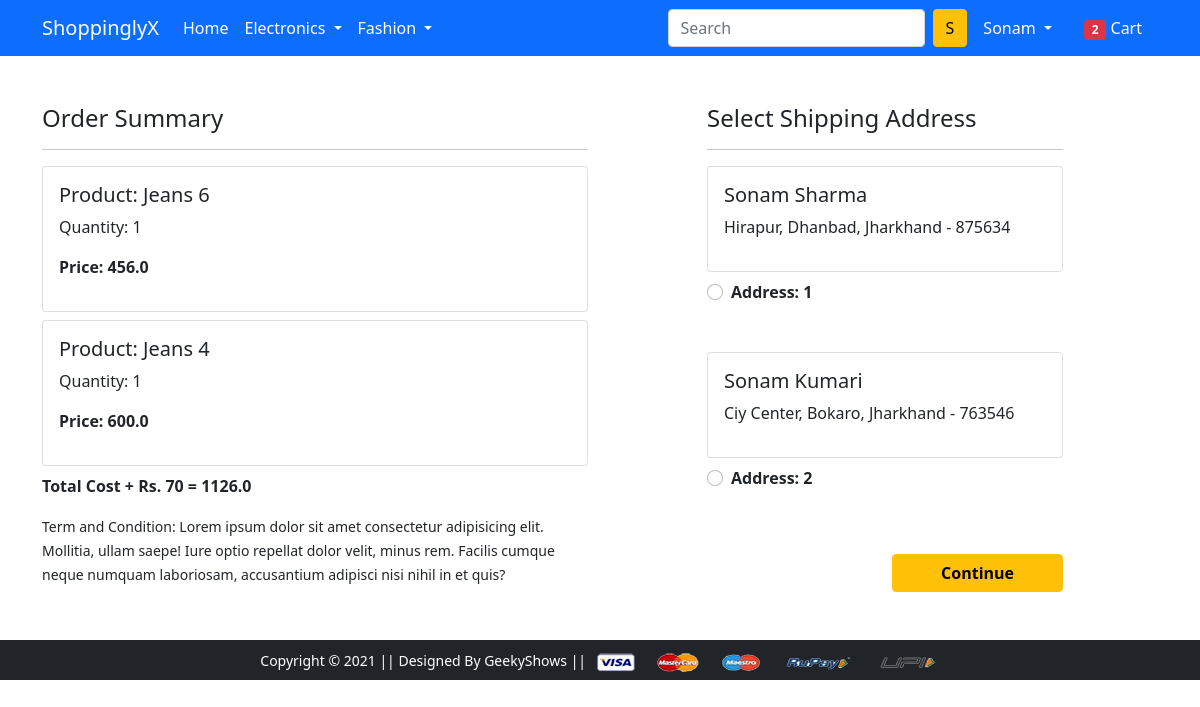
Page /checkout/ (signed in) on the earlier database version.
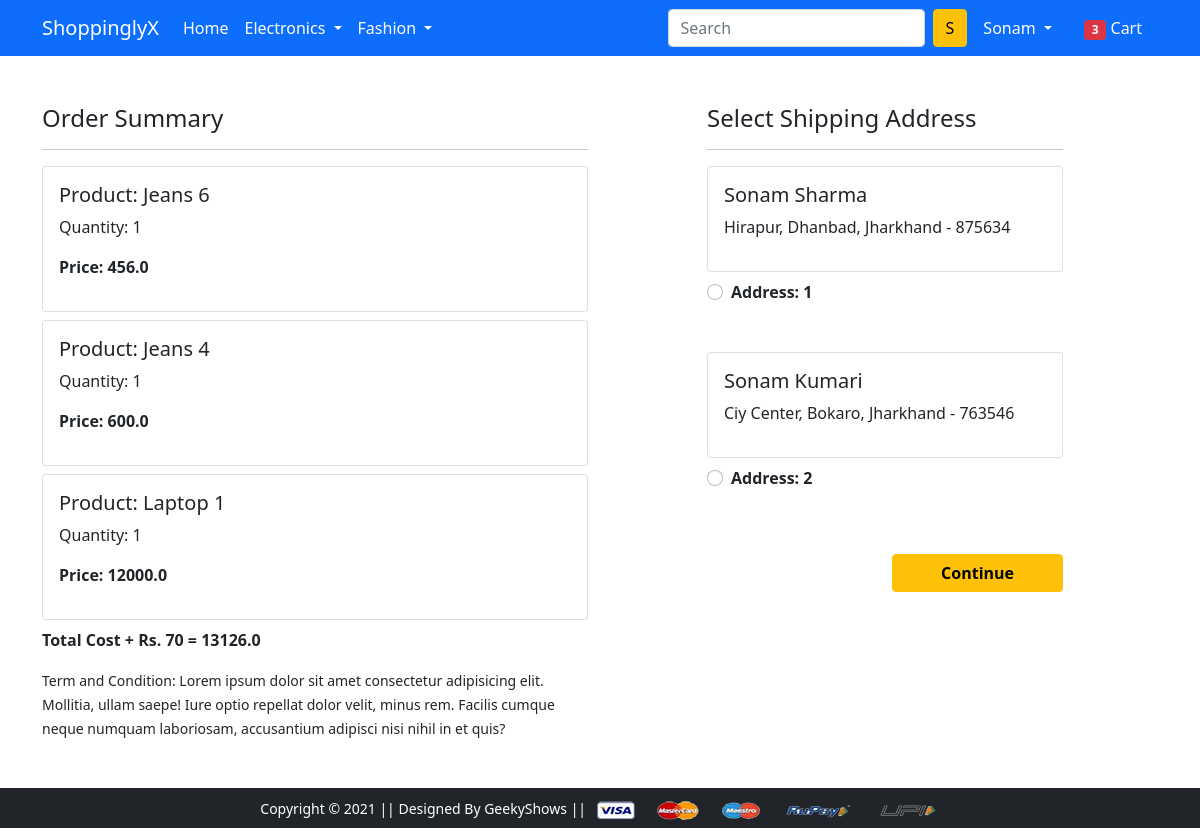
Same page on the later database version.
### app/models.py (models this page shows, shortened)
class Cart(models.Model):
    user=models.ForeignKey(User,on_delete=models.CASCADE)
    product=models.ForeignKey(Product,on_delete=models.CASCADE)
    quantity=models.PositiveIntegerField(default=1)
    @property
    def total_cost(self):
        return self.quantity*self.product.discounted_price

class Product(models.Model):
    title=models.CharField(max_length=100)
    selling_price=models.FloatField()
    discounted_price=models.FloatField()
    description=models.TextField()
    brand=models.CharField(max_length=100)
    category=models.CharField(choices=CATEGORY_CHOICES,max_length=2)
    product_image=models.ImageField(upload_to='productimg')

class Customer(models.Model):
    user=models.ForeignKey(User,on_delete=models.CASCADE)
    name=models.CharField(max_length=200)
    locality=models.CharField(max_length=200)
    city=models.CharField(max_length=50)
    zipcode=models.IntegerField()
    state=models.CharField(choices=STATE_CHOICES,max_length=50)

### app/views.py (the view)
# urls.py: path('checkout/', views.checkout, name='checkout'),
@login_required
def checkout(request):
    user=request.user
    add=Customer.objects.filter(user=user)
    cart_items=Cart.objects.filter(user=user)
    amount=0.0
    shipping_amount=70.0
    totalamount=0.0
    cart_product=[p for p in Cart.objects.all() if p.user==request.user]
    if cart_product:
        for p in cart_product:
            tempamount=(p.quantity*p.product.discounted_price)
            amount+=tempamount
        totalamount=amount+shipping_amount
    totalitem=len(Cart.objects.filter(user=request.user))
    return render(request, 'app/checkout.html',{'add':add,'totalamount':totalamount,'cart_items':cart_items,'totalitem':totalitem})

### app/templates/app/checkout.html (shortened to what this page needs)
{% extends 'app/base.html' %}
{% load static %}
{% block main-content %}
<div class="container">
  <div class="row mt-5">
    <div class="col-sm-6">
      <h4>Order Summary</h4>
      <hr>
      {% for item in cart_items %}
      <div class="card mb-2">
        <div class="card-body">
          <h5>Product: {{item.product.title}}</h5>
          <p>Quantity: {{item.quantity}}</p>
          <p class="fw-bold">Price: {{item.total_cost}}</p>
        </div>
      </div>
      {% endfor %}
      <p class="fw-bold">Total Cost + Rs. 70 = {{totalamount}}</p>
      <small>Term and Condition: Lorem ipsum dolor sit amet consectetur adipisicing elit. Mollitia, ullam saepe! Iure
        optio repellat dolor velit, minus rem. Facilis cumque neque numquam laboriosam, accusantium adipisci nisi nihil
        in et quis?</small>
    </div>
    <div class="col-sm-4 offset-sm-1">
      <h4>Select Shipping Address</h4>
      <hr>
      <form action="/paymentdone">
        {% for ad in add %}
        <div class="card">
          <div class="card-body">
            <h5>{{ad.name}}</h5>
            <p>{{ad.locality}}, {{ad.city}}, {{ad.state}} - {{ad.zipcode}}</p>
          </div>
        </div>
        <div class="form-check mt-2 mb-5">
          <input class="form-check-input" type="radio" name="custid" id="custadd{{forloop.counter}}" value="{{ad.id}}">
          <label class="form-check-label fw-bold" for="custadd{{forloop.counter}}">
            Address: {{forloop.counter}} </label>
        </div>
        {% endfor %}
        <div class="text-end">
          <button type="submit" class="btn btn-warning mt-3 px-5 fw-bold">Continue</button>
        </div>
      </form>
    </div>
  </div>
</div>
{% endblock main-content %}

### app/templates/app/base.html (shortened to what this page needs)
<!doctype html>
{% load static %}
<html lang="en">
  <head>
    <link href="https://cdn.jsdelivr.net/npm/bootstrap@5.0.0-beta1/dist/css/bootstrap.min.css" rel="stylesheet">
    <link rel="stylesheet" href="{% static 'app/css/owl.carousel.min.css' %}">
    <link rel="stylesheet" href="{% static 'app/css/all.min.css' %}">
    <link rel="stylesheet" href="{% static 'app/css/style.css' %}">
  </head>
  <body>
    <nav class="navbar navbar-expand-lg navbar-dark bg-primary">
     <div class="container">
       <a class="navbar-brand" href="/">ShoppinglyX</a>
       <div class="collapse navbar-collapse" id="navbarSupportedContent">
         <ul class="navbar-nav me-auto mb-2 mb-lg-0">
           <li class="nav-item">
             <a class="nav-link active" aria-current="page" href="/">Home</a>
           </li>
           <li class="nav-item dropdown">
             <a class="nav-link dropdown-toggle text-white" href="#" id="electronicsDropdown" role="button" data-bs-toggle="dropdown" aria-expanded="false">
               Electronics
             </a>
           </li>
           <li class="nav-item dropdown">
             <a class="nav-link dropdown-toggle text-white" href="#" id="fashionDropdown" role="button" data-bs-toggle="dropdown" aria-expanded="false">
               Fashion
             </a>
           </li>
         </ul>
         <form class="d-flex">
           <input class="form-control me-2" type="search" placeholder="Search" aria-label="Search">
           <button class="btn btn-warning" type="submit">S</button>
         </form>
         <div>
          <ul class="navbar-nav me-auto mb-2 mb-lg-0">
            {% if request.user.is_authenticated %}
           <li class="nav-item dropdown mx-2">
              <a class="nav-link dropdown-toggle text-white" href="#" id="profileDropdown" role="button" data-bs-toggle="dropdown" aria-expanded="false">
                {{request.user.username|capfirst}}
              </a>
            </li>
            <li class="nav-item mx-2">
             <a href="{% url 'showcart' %}" class="nav-link text-white"><span class="badge bg-danger">{{totalitem}}</span> Cart </a>
            </li>
            {% endif %}
          </ul>
         </div>
       </div>
     </div>
    </nav>
    {% block main-content %} {% endblock main-content %}
    <footer class="container-fluid bg-dark text-center p-2 mt-5">
        <small class="text-white">Copyright &copy; 2021 || Designed By GeekyShows || </small>
        <img src="{% static 'app/images/payment.png' %}" alt="" srcset="" class="img-fluid" height="2px">
    </footer>
  </body>
</html>

Differences in the rows shown:
added Cart: product "Laptop 1", quantity "1", total_cost "12000.0"
Other differences:
{{ totalitem }}: "2" → "3"
{{ totalamount }}: "1126.0" → "13126.0"
